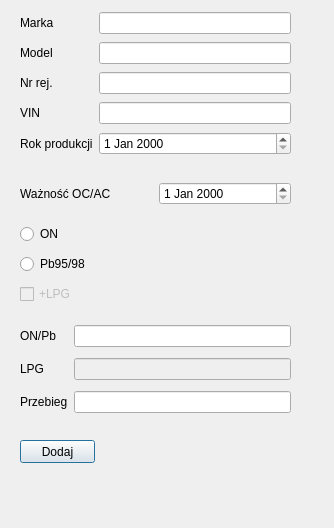
<?xml version="1.0" encoding="UTF-8"?>
<ui version="4.0">
 <class>newCar</class>
 <widget class="QDialog" name="newCar">
  <property name="geometry">
   <rect>
    <x>0</x>
    <y>0</y>
    <width>334</width>
    <height>528</height>
   </rect>
  </property>
  <property name="windowTitle">
   <string>Nowy samochód</string>
  </property>
  <widget class="QWidget" name="gridLayoutWidget_2">
   <property name="geometry">
    <rect>
     <x>20</x>
     <y>170</y>
     <width>271</width>
     <height>48</height>
    </rect>
   </property>
   <layout class="QGridLayout" name="gridLayout_2">
    <item row="2" column="0">
     <widget class="QLabel" name="l_insurance">
      <property name="text">
       <string>Ważność OC/AC</string>
      </property>
     </widget>
    </item>
    <item row="2" column="1">
     <widget class="QDateEdit" name="dateEdit"/>
    </item>
   </layout>
  </widget>
  <widget class="QWidget" name="gridLayoutWidget_3">
   <property name="geometry">
    <rect>
     <x>20</x>
     <y>220</y>
     <width>271</width>
     <height>91</height>
    </rect>
   </property>
   <layout class="QGridLayout" name="gridLayout_3">
    <item row="0" column="0">
     <widget class="QRadioButton" name="radioButton">
      <property name="text">
       <string>ON</string>
      </property>
     </widget>
    </item>
    <item row="1" column="0">
     <widget class="QRadioButton" name="radioButton_2">
      <property name="text">
       <string>Pb95/98</string>
      </property>
     </widget>
    </item>
    <item row="2" column="0">
     <widget class="QCheckBox" name="checkBox">
      <property name="enabled">
       <bool>false</bool>
      </property>
      <property name="text">
       <string>+LPG</string>
      </property>
     </widget>
    </item>
   </layout>
  </widget>
  <widget class="QPushButton" name="b_send">
   <property name="geometry">
    <rect>
     <x>20</x>
     <y>440</y>
     <width>75</width>
     <height>23</height>
    </rect>
   </property>
   <property name="text">
    <string>Dodaj</string>
   </property>
  </widget>
  <widget class="QWidget" name="gridLayoutWidget_4">
   <property name="geometry">
    <rect>
     <x>20</x>
     <y>320</y>
     <width>271</width>
     <height>101</height>
    </rect>
   </property>
   <layout class="QGridLayout" name="gridLayout_4">
    <item row="0" column="0">
     <widget class="QLabel" name="l_Tank1">
      <property name="text">
       <string>ON/Pb</string>
      </property>
     </widget>
    </item>
    <item row="1" column="0">
     <widget class="QLabel" name="l_Tank2">
      <property name="text">
       <string>LPG</string>
      </property>
     </widget>
    </item>
    <item row="0" column="1">
     <widget class="QLineEdit" name="le_Tank1"/>
    </item>
    <item row="1" column="1">
     <widget class="QLineEdit" name="le_Tank2">
      <property name="enabled">
       <bool>false</bool>
      </property>
     </widget>
    </item>
    <item row="2" column="0">
     <widget class="QLabel" name="l_milage">
      <property name="text">
       <string>Przebieg</string>
      </property>
     </widget>
    </item>
    <item row="2" column="1">
     <widget class="QLineEdit" name="le_milage"/>
    </item>
   </layout>
  </widget>
  <widget class="QWidget" name="gridLayoutWidget">
   <property name="geometry">
    <rect>
     <x>20</x>
     <y>10</y>
     <width>271</width>
     <height>151</height>
    </rect>
   </property>
   <layout class="QGridLayout" name="gridLayout">
    <item row="2" column="0">
     <widget class="QLabel" name="l_plate">
      <property name="text">
       <string>Nr rej.</string>
      </property>
     </widget>
    </item>
    <item row="0" column="1">
     <widget class="QLineEdit" name="le_mark"/>
    </item>
    <item row="0" column="0">
     <widget class="QLabel" name="l_mark">
      <property name="text">
       <string>Marka</string>
      </property>
     </widget>
    </item>
    <item row="1" column="0">
     <widget class="QLabel" name="l_model">
      <property name="text">
       <string>Model</string>
      </property>
     </widget>
    </item>
    <item row="3" column="0">
     <widget class="QLabel" name="l_vin">
      <property name="text">
       <string>VIN</string>
      </property>
     </widget>
    </item>
    <item row="1" column="1">
     <widget class="QLineEdit" name="le_model"/>
    </item>
    <item row="3" column="1">
     <widget class="QLineEdit" name="le_vin"/>
    </item>
    <item row="4" column="0">
     <widget class="QLabel" name="l_year">
      <property name="text">
       <string>Rok produkcji</string>
      </property>
     </widget>
    </item>
    <item row="2" column="1">
     <widget class="QLineEdit" name="le_plate"/>
    </item>
    <item row="4" column="1">
     <widget class="QDateEdit" name="de_year"/>
    </item>
   </layout>
  </widget>
 </widget>
 <tabstops>
  <tabstop>le_mark</tabstop>
  <tabstop>le_model</tabstop>
  <tabstop>le_plate</tabstop>
  <tabstop>le_vin</tabstop>
  <tabstop>de_year</tabstop>
  <tabstop>dateEdit</tabstop>
  <tabstop>radioButton</tabstop>
  <tabstop>radioButton_2</tabstop>
  <tabstop>checkBox</tabstop>
  <tabstop>le_Tank1</tabstop>
  <tabstop>le_Tank2</tabstop>
  <tabstop>le_milage</tabstop>
  <tabstop>b_send</tabstop>
 </tabstops>
 <resources/>
 <connections/>
</ui>
